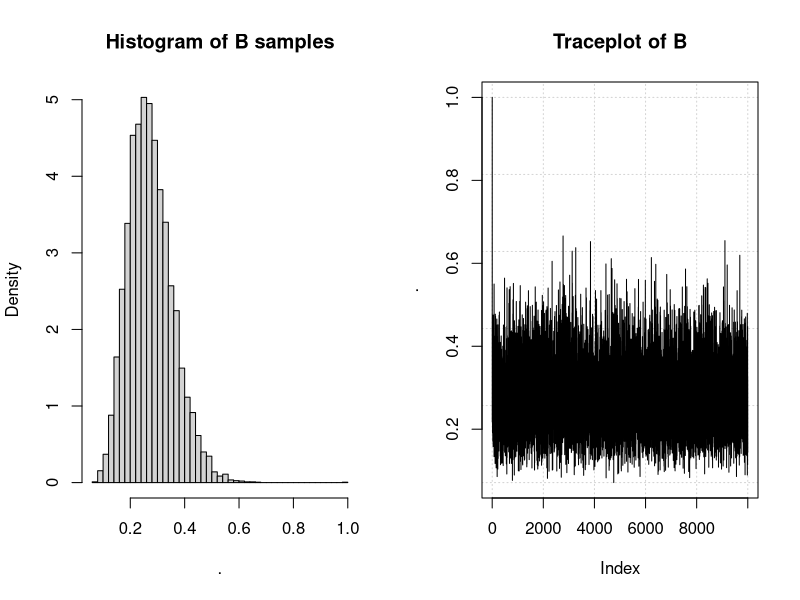
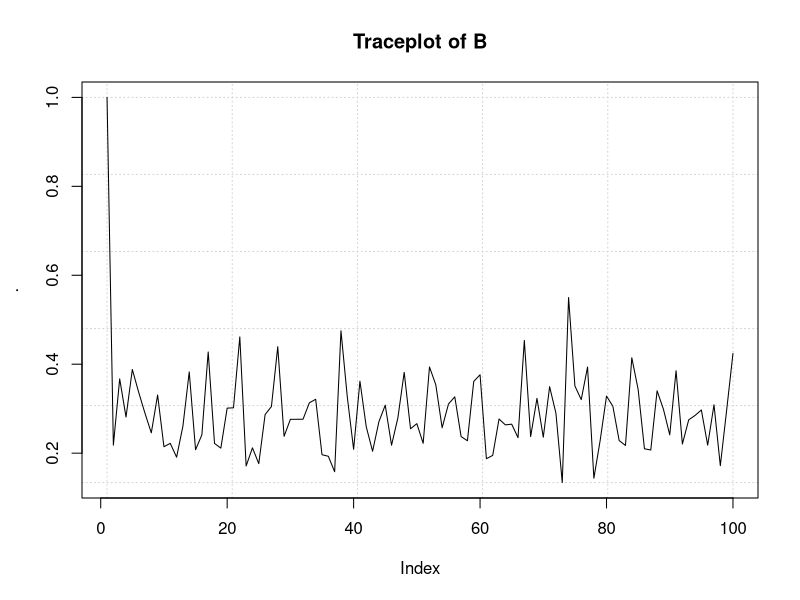
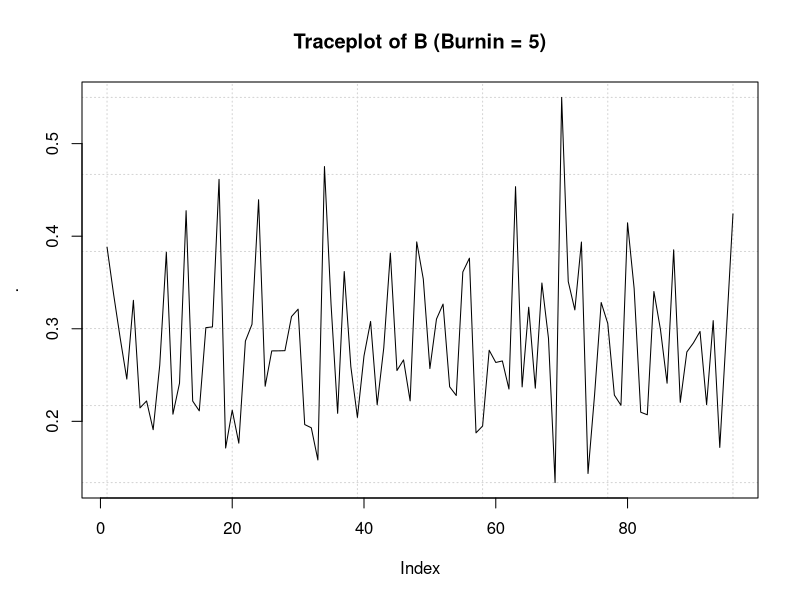
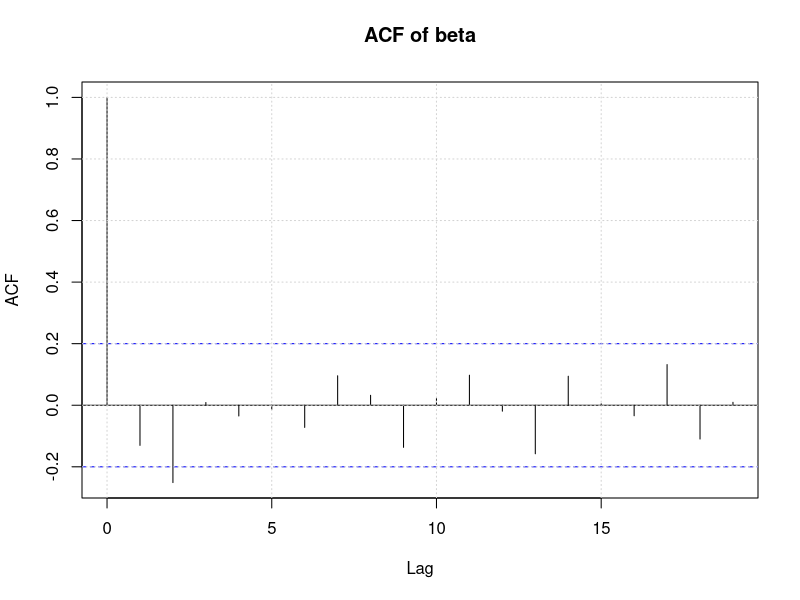
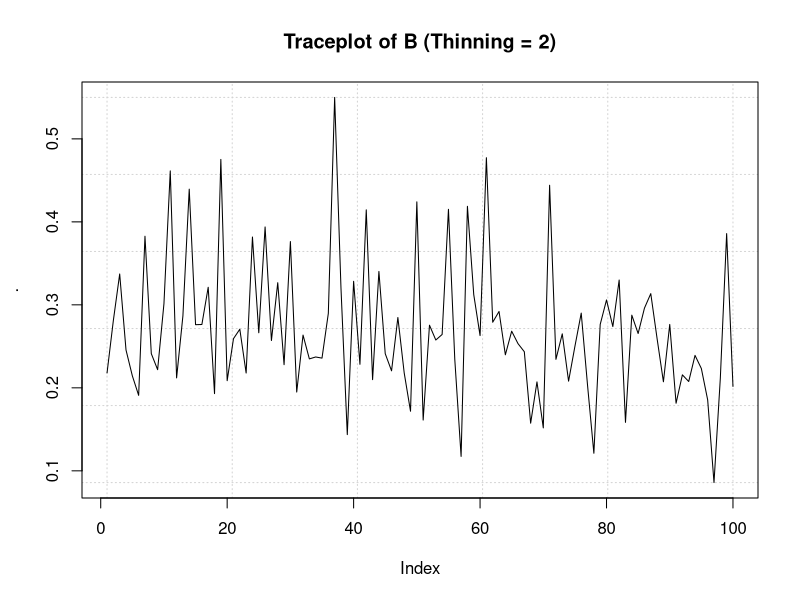
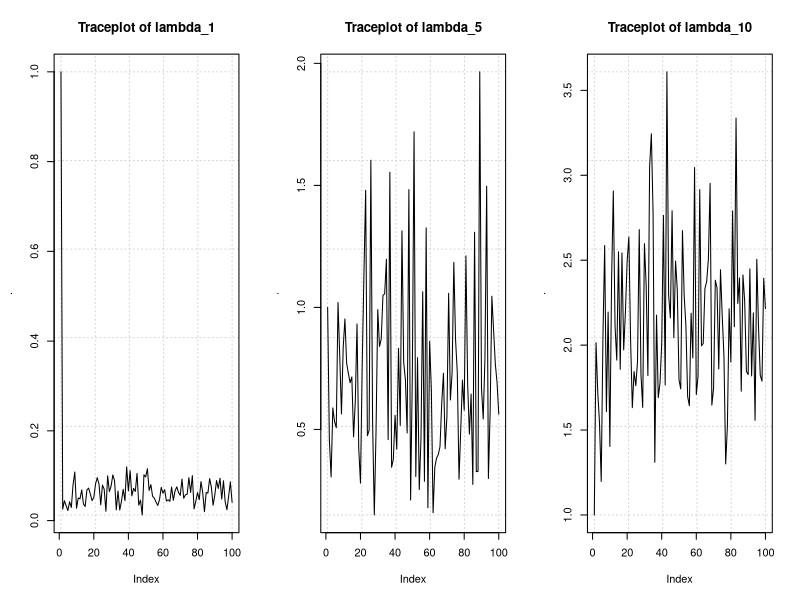
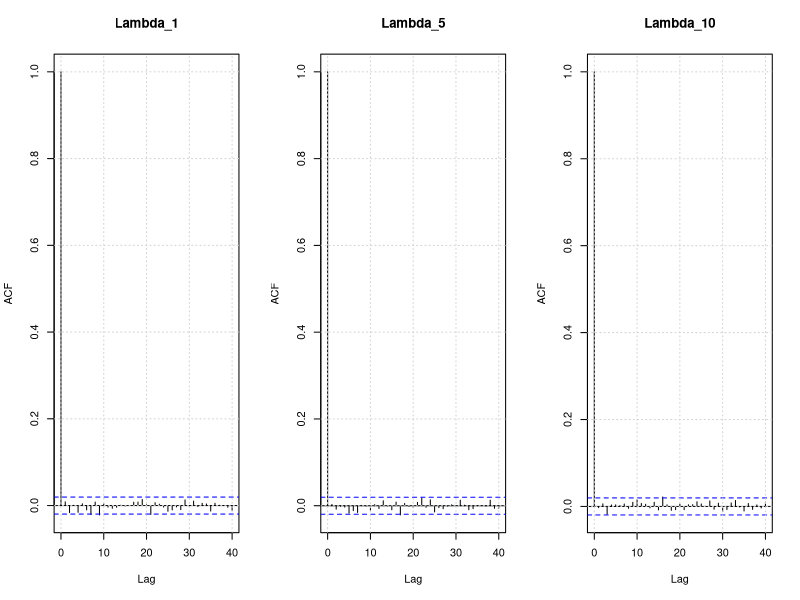

Source code (R) for these figures, in order: (Note: this script raises an error after producing the figures.)
set.seed(100)
install.packages("dplyr")
library(dplyr)


# Specify y and initial values for beta and lambda
y <- c(5, 1, 5, 14, 3, 19, 1, 1, 4, 22)
t <- c(94.320, 15.720, 62.880, 125.760, 5.240, 31.440, 1.048, 
       1.048, 2.096, 10.480)
lambda_0 <- rep(1, 10)
beta_0 <- 1

# Function to sample lambda
rlambda <- function(beta) {
  temp <- numeric(10)
  for(i in 1:10) {
    temp[i] <- rgamma(1, 
                      shape = y[i] + 1,
                      rate = t[i] + beta) 
  }
  return(temp)
}

# Function to sample beta
rbeta <- function(lambda) {
  rgamma(1, 
         shape = 11,
         rate = sum(lambda) + 40) 
}

# The Gibbs sampler
n_samples <- 10000
samples_lambda <- matrix(ncol = 10, nrow = n_samples)
samples_beta <- numeric(n_samples) 
samples_lambda[1,] <- lambda_0
samples_beta[1] <- beta_0
for(i in 2:n_samples) { 
  samples_beta[i] <- rbeta(samples_lambda[i - 1]) 
  samples_lambda[i,] <- rlambda(samples_beta[i]) 
}

# Illustrate the B-parameter
par(mfrow = c(1,2))
samples_beta %>% hist(prob = TRUE, breaks = 50,
                      main = "Histogram of B samples")
samples_beta %>% plot(type = "l", first.panel = grid(),
                      main = "Traceplot of B")

# Looking at the first 100 samples of B
par(mfrow = c(1, 1))
samples_beta[1:100] %>% plot(type = "l", first.panel = grid(),
                             main = "Traceplot of B")

# Converges relatively quickly towards distribution, choose burning to be 5
burnin <- 5
samples_beta[burnin:100] %>% plot(type = "l", first.panel = grid(),
                                  main = "Traceplot of B (Burnin = 5)")

# acf of samples
acf(samples_beta[burnin:100], main = "ACF of beta"); grid()

# Instead of burnin we could also use thinning, where we pick every second
# sample
samples_beta[1:100 * 2] %>% plot(type = "l", first.panel = grid(),
                                 main = "Traceplot of B (Thinning = 2)")

par(mfrow = c(1,3)) 
samples_lambda[1:100,1]%>% plot(type = "l", first.panel = grid(),
                                main = "Traceplot of lambda_1")
samples_lambda[1:100,5]%>% plot(type = "l", first.panel = grid(),
                                main = "Traceplot of lambda_5")
samples_lambda[1:100,10]%>% plot(type = "l", first.panel = grid(),
                                 main = "Traceplot of lambda_10")

samples_lambda[,1] %>% acf(main = "Lambda_1"); grid()
samples_lambda[,5] %>% acf(main = "Lambda_5"); grid()
samples_lambda[,10] %>% acf(main = "Lambda_10"); grid()

###### Exercise 11 ######
#We use the samples of lambda to draw from Y
posterior_predictive<-rpois(100000, lambda=samples_lambda%*%diag(t))

#here we find the mean of beta
mean(samples_beta)

par(mfrow=c(5,2))
for (i in 1:10){
hist(samples_lambda[,i],main=paste("lambda", i),xlab="value")
abline(v=mean(samples_lambda[,i]),col="red")
abline(v=quantile(samples_lambda[,i],0.975), lty="dotted")
abline(v=quantile(samples_lambda[,i],0.025),lty="dotted")
}

#here we calculate the CPI
dim(apply(samples_lambda[],2,quantile,probs=c(0.025,0.975)))
sampleconf=apply(samples_lambda[],2,quantile,probs=c(0.025,0.975))



colMeans(samples_lambda)

par(mfrow=c(1,1))

##### Exercise 12 #####
#Here we generate the vectors for the upper and lower interval 
vector1=y/t-1.96*sqrt(y/(t**2))
vector2=y/t+1.96*sqrt(y/(t**2))
vector3= sampleconf[1,]
vector4=sampleconf[2,]


V1 <- c(vector1, vector2)  # 
V2 <- c(vector3, vector4)  # 
groups <- rep(1:10, times = 2)

# Plot the first box plot
boxplot(V1 ~ groups, col = adjustcolor("lightblue", alpha.f = 0.3), 
        main = "Overlapping Box Plot of confidence intervals", 
        xlab = "lambda", ylab = "Values", 
        outline = FALSE, notch = FALSE, 
        ylim = range(c(lower_values, upper_values)),medcol = NA
)

# Overlay the second box plot
boxplot(V2 ~ groups, col = adjustcolor("lightgreen", alpha.f = 0.3), 
        add = TRUE, notch = FALSE, outline = FALSE,medcol = NA)
legend("topleft", legend=c("Confidence interval", "CPI"),
       fill=c("lightblue", "lightgreen"),)




for (i in 1:10){
  print(quantile(samples_lambda[,i],0.025))
  print(quantile(samples_lambda[,i],0.975))
}

quantile(samples_lambda[,1],0.975)

#here we find the posterior predictive
y_pred<-rpois(100000, lambda=samples_lambda%*%diag(t))%>% matrix(nrow=10000)
colMeans(y_pred)

##### Exercise 13 #####
# Function to sample lambda
rlambda <- function(beta) {
  temp <- numeric(10)
  for(i in 1:10) {
    temp[i] <- rgamma(1, 
                      shape = y[i] + 1,
                      rate = t[i] + beta) 
  }
  return(temp)
}

# Function to sample beta
rbeta <- function(lambda) {
  rgamma(1, 
         shape = 11,
         rate = sum(lambda) + 60) 
}

# The Gibbs sampler
n_samples <- 10000
samples_lambda <- matrix(ncol = 10, nrow = n_samples)
samples_beta <- numeric(n_samples) 
samples_lambda[1,] <- lambda_0
samples_beta[1] <- beta_0
for(i in 2:n_samples) { 
  samples_beta[i] <- rbeta(samples_lambda[i - 1]) 
  samples_lambda[i,] <- rlambda(samples_beta[i]) 
}

for (i in 1:10){
  print(quantile(samples_lambda[,i],0.025))
  print(quantile(samples_lambda[,i],0.975))
}
